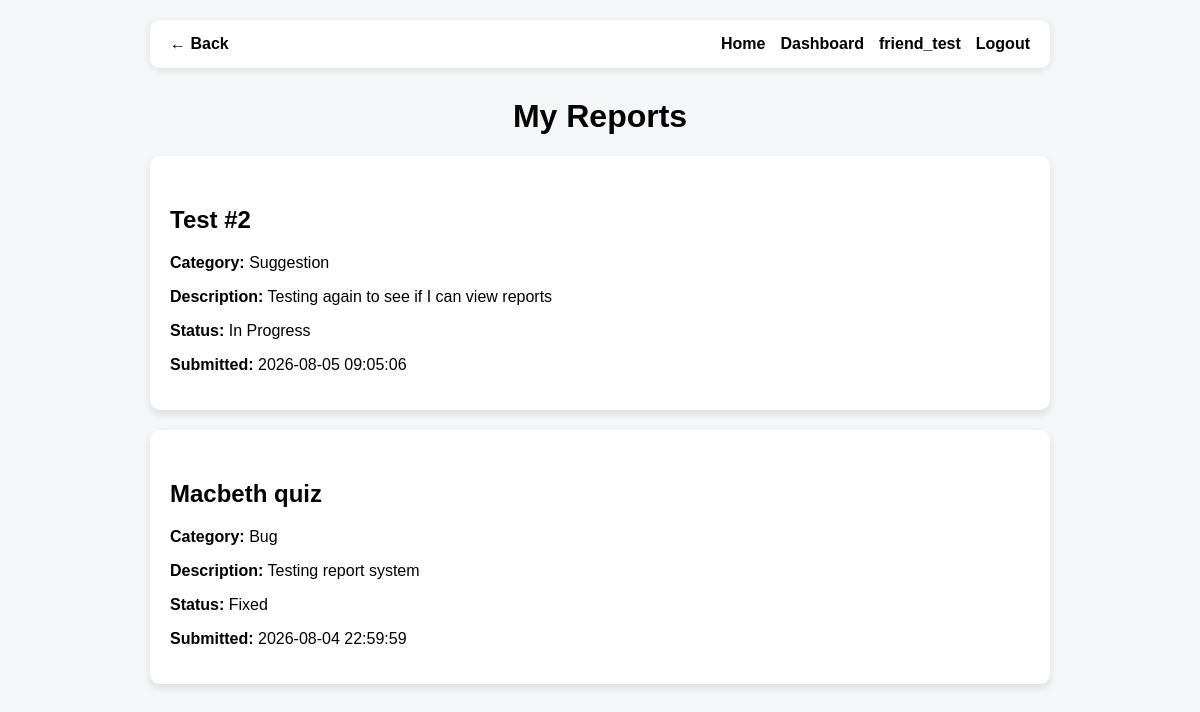
The app's page /my-reports (signed in) with its own data.
### tables this page shows
CREATE TABLE reports (
    
        id INTEGER PRIMARY KEY AUTOINCREMENT,
        
        user_id INTEGER NOT NULL,
        
        page TEXT NOT NULL,
        
        category TEXT NOT NULL,
        
        message TEXT NOT NULL,
        
        status TEXT NOT NULL DEFAULT 'Open',
        
        created_at TIMESTAMP DEFAULT CURRENT_TIMESTAMP,
        
        FOREIGN KEY(user_id) REFERENCES users(id)
        
    );

### app.py (the view)
@app.route("/my-reports")
def my_reports():
    if session.get("role")!= "tester":
        return "Access denied!", 403
    connection = get_db_connection()
    reports = connection.execute(
        """

        SELECT *

        FROM reports

        WHERE user_id = ?

        ORDER BY created_at DESC

        """,
        (session["user_id"],)
    ).fetchall()
    connection.close()
    return render_template(
        "my_reports.html",
        reports=reports
    )

### app.py (called while the page is built)
def get_db_connection():
    connection = sqlite3.connect(DATABASE)
    connection.row_factory = sqlite3.Row
    return connection

### templates/my_reports.html (shortened to what this page needs)
{% extends "base.html" %}
{% block content %}
<h1>My Reports</h1>
{% for report in reports %}
<div class="section">
<h2>
{{ report["page"] }}
</h2>
<p>
<strong>Category:</strong>
{{ report["category"] }}
</p>
<p>
<strong>Description:</strong>
{{ report["message"] }}
</p>
<p>
<strong>Status:</strong>
{{ report["status"] }}
</p>
<p>
<strong>Submitted:</strong>
{{ report["created_at"] }}
</p>
</div>
{% else %}
<div class="section"?
<p>
You have not submitted any reports yet.
</p>
</div>
{% endfor %}
{% endblock %}

### templates/base.html (shortened to what this page needs)
<!DOCTYPE html>
<html>
<head>
    <link rel="stylesheet" href="{{ url_for('static', filename='style.css') }}">
</head>
<body>
<nav class="navbar">
    <a href="javascript:history.back()">
        &larr; Back
    </a>
    <div class="nav-right">
    <a href="{{ url_for("homepage") }}">
        Home
    </a>
    {% if session.get("username") %}
        <a href="{{ url_for("dashboard") }}">
            Dashboard
        </a>
        <span>
            {{ session["username"]}}
        </span>
        <a href="{{ url_for("logout") }}">
            Logout
        </a>
    {% endif %}
    </div>
</nav>
<main class="page-container">
    {% block content %}
    {% endblock %}
</main>
</body>
</html>

### static/style.css (style rules this page uses)
body { font-family: Arial, sans-serif; background-color: #f4f6f8; margin: 0; padding: 0; }
* { box-sizing: border-box; }
h1 { text-align: center; }
h2 { margin-top: 30px; }
.section { background-color: white; padding: 20px; border-radius: 10px; margin-bottom: 20px; box-shadow: 0 4px 8px rgba(0,0,0,0.1); }
.navbar { display: flex; justify-content: space-between; align-items: center; width: calc(100% - 40px); max-width: 900px; box-sizing: border-box; padding: 15px 20px; margin: 20px auto 25px; background: white; border-radius: 10px; box-shadow: 0 2px 8px rgba(0,0,0,0.1) }
.nav-right { display: flex; gap: 15px; align-items: center; }
.nav-right span { font-weight: bold; color: black; }
.navbar a { text-decoration: none; color: black; font-weight: bold; }
.page-container { width: calc(100% - 40px); max-width: 900px; margin: 30px auto; box-sizing: border-box; }

### records on screen
reports: page "Test #2", category "Suggestion", message "Testing again to see if I can view reports", status "In Progress", created_at "2026-08-05 09:05:06"
reports: page "Macbeth quiz", category "Bug", message "Testing report system", status "Fixed", created_at "2026-08-04 22:59:59"

### other values on screen
{{ session["username"] }} "friend_test"
